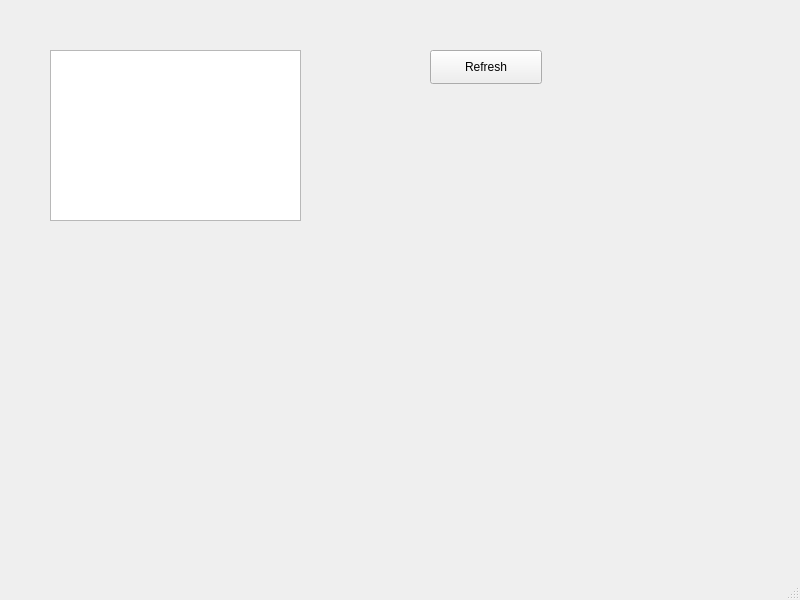
<?xml version="1.0" encoding="UTF-8"?>
<ui version="4.0">
 <class>arduino</class>
 <widget class="QMainWindow" name="arduino">
  <property name="geometry">
   <rect>
    <x>0</x>
    <y>0</y>
    <width>800</width>
    <height>600</height>
   </rect>
  </property>
  <property name="windowTitle">
   <string>MainWindow</string>
  </property>
  <widget class="QWidget" name="centralwidget">
   <widget class="QTextEdit" name="textEdit">
    <property name="geometry">
     <rect>
      <x>50</x>
      <y>50</y>
      <width>251</width>
      <height>171</height>
     </rect>
    </property>
   </widget>
   <widget class="QPushButton" name="pushButton">
    <property name="geometry">
     <rect>
      <x>430</x>
      <y>50</y>
      <width>112</width>
      <height>34</height>
     </rect>
    </property>
    <property name="text">
     <string>Refresh</string>
    </property>
   </widget>
  </widget>
  <widget class="QMenuBar" name="menubar">
   <property name="geometry">
    <rect>
     <x>0</x>
     <y>0</y>
     <width>800</width>
     <height>30</height>
    </rect>
   </property>
  </widget>
  <widget class="QStatusBar" name="statusbar"/>
 </widget>
 <resources/>
 <connections/>
</ui>
